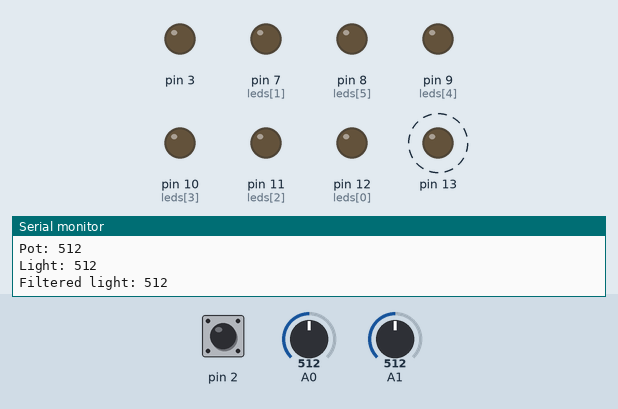
The sketch below on a simulated Arduino Uno, built with avr-gcc and run on an emulated ATmega328P. Shown: output pins drawn as LEDs (lit = HIGH), the last lines printed to the serial monitor. Dashed ring = blinking. Inputs (shaded band) come from the test bench; at power-on: A1 = 512, pin 2 HIGH, A0 = 512.

Above: at 1.26 s.
1.3 s: A1 set to 475
4.3 s: A1 set to 448
At 4.59 s:
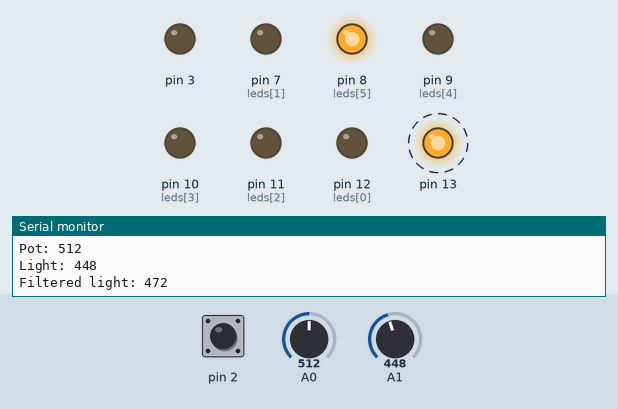
7.3 s: pin 2 pulled LOW for 0.15 s
At 7.62 s:
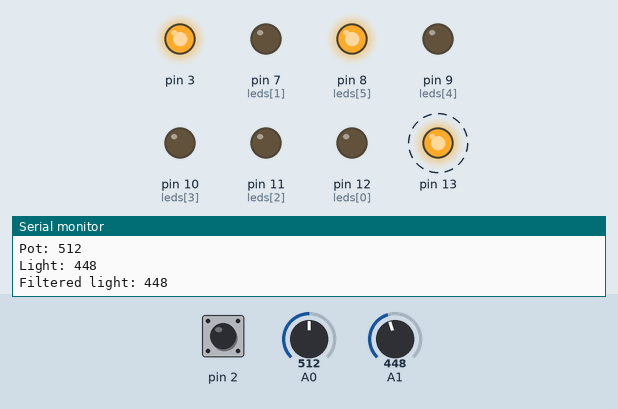
10.3 s: A1 set to 511
At 10.45 s:
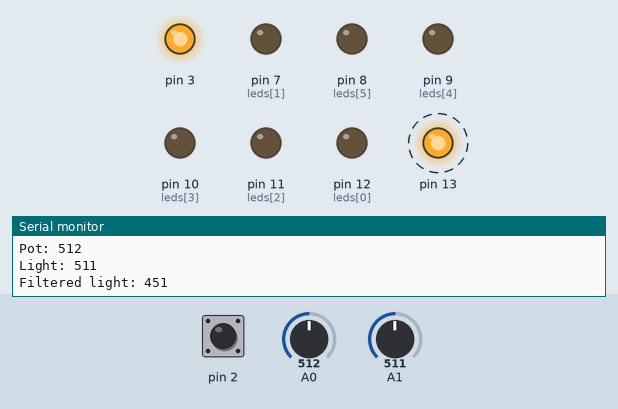
13.3 s: A1 set to 306
At 13.49 s:
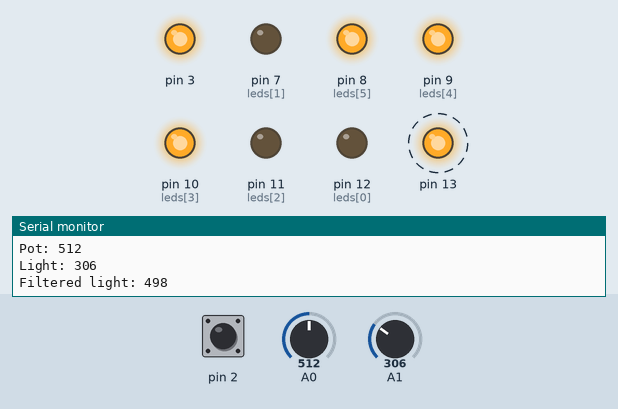
16.3 s: pin 2 pulled LOW for 1 s
At 16.52 s:
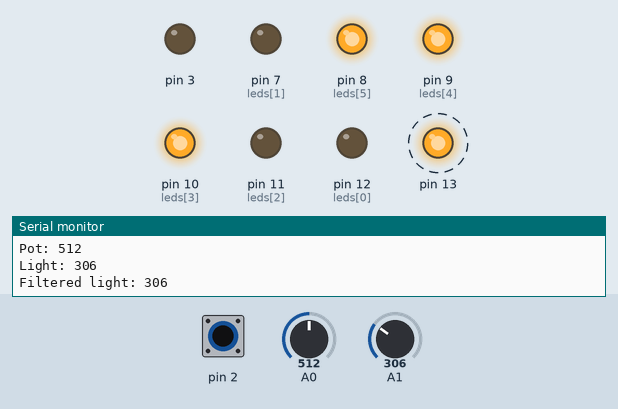
Timing chart, 0 to 20.3 s (numbered marks = the images above; inputs shaded):
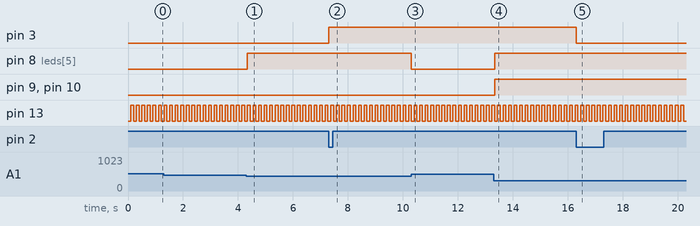

The sketch:

hw2.ino
```cpp
#define LED_TICKS 100
#define BTN_TICKS 10


void setup() {
  Serial.begin(115200);
  pinMode(13,OUTPUT);
  pinMode(3,OUTPUT);
  pinMode(2,INPUT_PULLUP);
  pinMode(8,OUTPUT);
  pinMode(9,OUTPUT);
  pinMode(10,OUTPUT);
  pinMode(11,OUTPUT);
  pinMode(12,OUTPUT);
  pinMode(7,OUTPUT);
}

boolean led_state = false;
boolean trig_led_state = false;
boolean btn_state = false;

long long int tick_led = 0;
long long int tick_btn = 0;
int var = 0;
int led_i = 0;
int leds[] = {12, 7, 11, 10, 9, 8};
int buf[32] = {0};

int filter(int var, int* buf);

void loop() {
  if (millis() - tick_led > LED_TICKS) {
    tick_led = millis();
    led_state = !led_state;
    digitalWrite(13, led_state);
    Serial.print("Pot: ");
    Serial.println(analogRead(A0));
    Serial.print("Light: ");
    var = analogRead(A1);
    Serial.println(var);
    Serial.print("Filtered light: ");
    Serial.println(filter(var,buf));

    led_i = map(var, 50, 400, 0, 6);
    for (int i = 1; i <= 6; i++) {
      if (i < led_i) {
        digitalWrite(leds[i-1], LOW);
      } else {
        digitalWrite(leds[i-1], HIGH);
      }
    }
  }

  if (millis() - tick_btn > BTN_TICKS) {
    tick_btn = millis();
    if (!digitalRead(2)) {
      if (!btn_state) {
        btn_state = true;
        trig_led_state = !trig_led_state;
        digitalWrite(3,trig_led_state);
      }
    } else {
      btn_state = false;
    }
  }
}

int filter(int val, int* buf) {
  static int buf_i = 0;
  static boolean buf_full = false;
  static long int sum = 0;
  int filtered = 0;

  sum = sum - buf[buf_i] + val;
  buf[buf_i] = val;
  buf_i++;
  filtered = buf_full ? sum >> 5 : sum / buf_i;
  if(buf_i > 31) {
    buf_full = true;
    buf_i = 0;
  }

  return filtered;
}
```

Measured:
- the behaviour switches between 459 and 458 on A1 (found by bisection; images 0 and 1)
- after the input at 4.3 s, pin 8 (leds[5]): LOW → HIGH after 0.05 s
- after the input at 7.3 s, pin 3: LOW → HIGH at once
- after the input at 10.3 s, pin 8 (leds[5]): HIGH → LOW at once
- after the input at 13.3 s, pin 8 (leds[5]), pin 9 (leds[4]), pin 10 (leds[3]): LOW → HIGH at once
- after the input at 16.3 s, pin 3: HIGH → LOW at once
- by itself, pin 13: alternates HIGH for 0.10 s and LOW for 0.10 s
